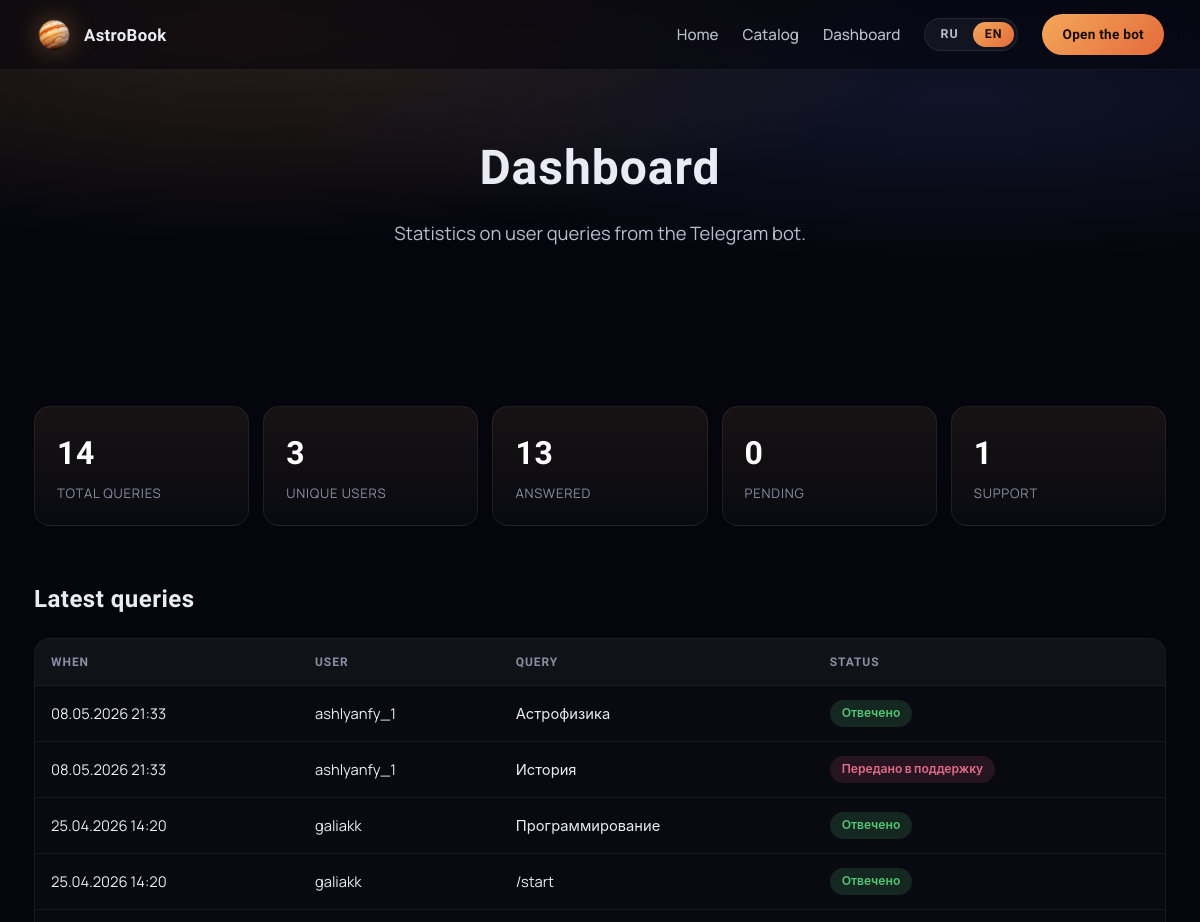
Before: /dashboard/ (upper part) with the older database file.
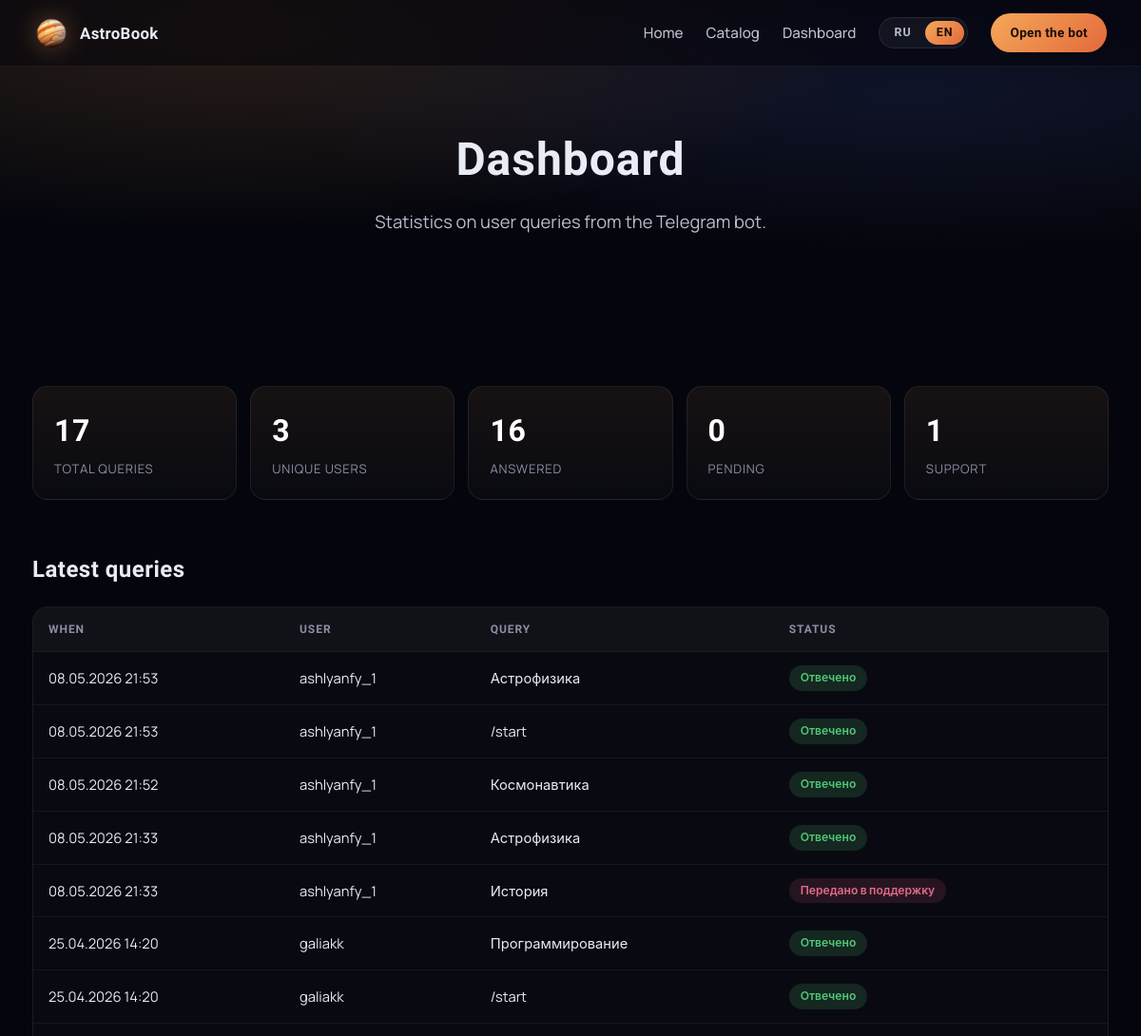
After: the same page with the newer database file.
### catalog/models.py (models this page shows, shortened)
class UserQuery(models.Model):
    STATUS_CHOICES = [
        ('answered', 'Отвечено'),
        ('pending',  'Ожидает ответа'),
        ('support',  'Передано в поддержку'),
    ]
    telegram_id  = models.BigIntegerField(verbose_name='Telegram ID')
    username     = models.CharField(max_length=150, blank=True, verbose_name='Username')
    first_name   = models.CharField(max_length=150, blank=True, verbose_name='Имя')
    query_text   = models.TextField(verbose_name='Запрос')
    bot_response = models.TextField(blank=True, verbose_name='Ответ бота')
    admin_reply  = models.TextField(blank=True, verbose_name='Ответ поддержки')
    reply_sent   = models.BooleanField(default=False, verbose_name='Ответ отправлен в Telegram')
    status       = models.CharField(
        max_length=20, choices=STATUS_CHOICES,
        default='answered', verbose_name='Статус'
    )
    created_at   = models.DateTimeField(auto_now_add=True, verbose_name='Дата')
    class Meta:
        verbose_name        = 'Запрос'
        verbose_name_plural = 'Запросы пользователей'
        ordering            = ['-created_at']

### catalog/views.py (the view)
# urls.py: path('dashboard/', views.dashboard, name='dashboard'),
def dashboard(request):
    by_status = dict(UserQuery.objects.values_list('status').annotate(n=Count('id')))
    return render(request, 'catalog/dashboard.html', {
        'queries':      UserQuery.objects.all()[:50],
        'total':        UserQuery.objects.count(),
        'unique_users': UserQuery.objects.values('telegram_id').distinct().count(),
        'answered':     by_status.get('answered', 0),
        'pending':      by_status.get('pending', 0),
        'support':      by_status.get('support', 0),
    })

### catalog/templates/catalog/dashboard.html (shortened to what this page needs)
{% extends 'catalog/base.html' %}
{% block body_class %}page-dashboard{% endblock %}
{% block content %}
<section class="page-hero">
  <div class="container">
    <h1 data-i18n="dashboard_title">Панель управления</h1>
    <p class="lead" data-i18n="dashboard_lead">Статистика по запросам пользователей в Telegram-боте.</p>
  </div>
</section>
<section class="section">
  <div class="container">
    <div class="stats-grid">
      <div class="stat-card"><strong>{{ total }}</strong><span data-i18n="dash_total">всего запросов</span></div>
      <div class="stat-card"><strong>{{ unique_users }}</strong><span data-i18n="dash_users">уникальных пользователей</span></div>
      <div class="stat-card"><strong>{{ answered }}</strong><span data-i18n="dash_answered">отвечено</span></div>
      <div class="stat-card"><strong>{{ pending }}</strong><span data-i18n="dash_pending">ожидают</span></div>
      <div class="stat-card"><strong>{{ support }}</strong><span data-i18n="dash_support">в поддержке</span></div>
    </div>
    <h2 class="section-title" data-i18n="dash_recent">Последние запросы</h2>
    <div class="table-wrap">
      <table class="queries-table">
        <thead>
          <tr>
            <th data-i18n="th_when">Когда</th>
            <th data-i18n="th_user">Пользователь</th>
            <th data-i18n="th_query">Запрос</th>
            <th data-i18n="th_status">Статус</th>
          </tr>
        </thead>
        <tbody>
          {% for q in queries %}
          <tr>
            <td>{{ q.created_at|date:"d.m.Y H:i" }}</td>
            <td>{{ q.username|default:q.first_name|default:q.telegram_id }}</td>
            <td class="query-text">{{ q.query_text }}</td>
            <td><span class="badge badge-{{ q.status }}">{{ q.get_status_display }}</span></td>
          </tr>
          {% empty %}
          <tr><td colspan="4" class="empty" data-i18n="empty_queries">Запросов пока нет.</td></tr>
          {% endfor %}
        </tbody>
      </table>
    </div>
  </div>
</section>
{% endblock %}

Changed rows visible on the page:
added UserQuery: created_at "08.05.2026 21:53", username "ashlyanfy_1", query_text "Астрофизика", status "Отвечено"
added UserQuery: created_at "08.05.2026 21:53", username "ashlyanfy_1", query_text "/start", status "Отвечено"
added UserQuery: created_at "08.05.2026 21:52", username "ashlyanfy_1", query_text "Космонавтика", status "Отвечено"
Other visible differences:
{{ total }}: "14" → "17"
{{ answered }}: "13" → "16"
